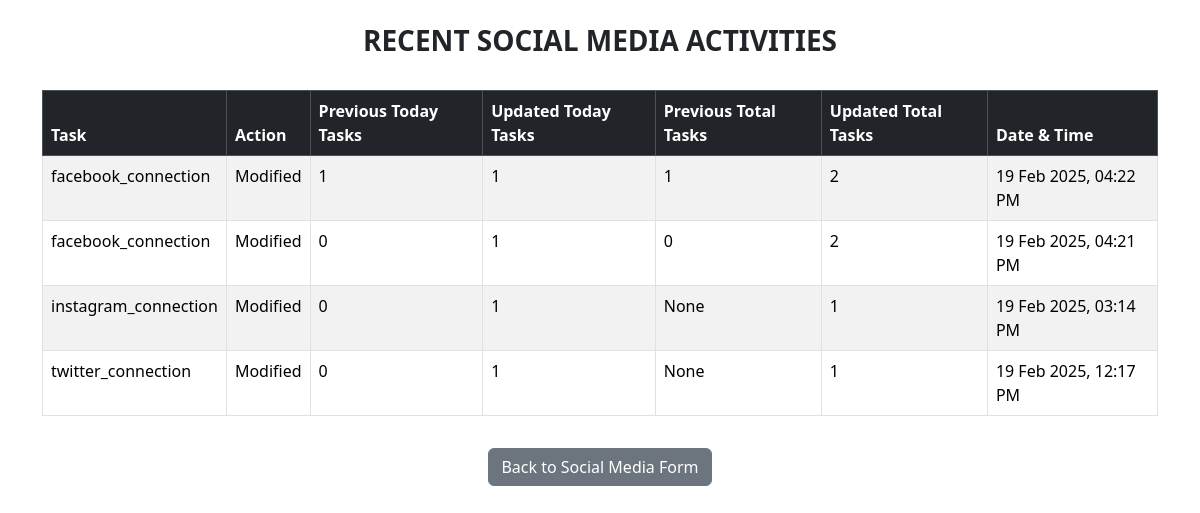
/social_activities/, run on the app's committed database.
### card_app/models.py (models this page shows, shortened)
class SocialmediaActivity(models.Model):
    task = models.ForeignKey(SocialmediaTable, on_delete=models.CASCADE)
    action = models.CharField(max_length=50)  # 'Added' or 'Updated'
    prev_today_tasks = models.IntegerField(null=True, blank=True, default=0)
    prev_total_tasks = models.IntegerField(null=True, blank=True)
    timestamp = models.DateTimeField(default=now)

class SocialmediaTable(models.Model):
    socialmedia_choices = [
        ('linkedin_connection', 'No. of connections acquired on LinkedIn'),
        ('twitter_connection', 'No. of connections acquired on Twitter'),
        ('instagram_connection', 'No. of connections acquired on Instagram'),
        ('facebook_connection', 'No. of connections acquired on Facebook'),
    ]
    socialmedia_tasks = models.CharField(max_length=200,choices=socialmedia_choices)
    today_tasks = models.IntegerField(default=0)
    total_tasks = models.IntegerField(default=0)
    timestamp = models.DateTimeField(auto_now_add=True)

### card_app/views.py (the view)
# urls.py: path('social_activities/', views.social_activities, name='social_activities'),
def social_activities(request):
    activities = SocialmediaActivity.objects.all().order_by('-timestamp')  # Fetch only logged activities
    return render(request, "card_app/social_activities.html", {"activities": activities})

### card_app/templates/card_app/social_activities.html (shortened to what this page needs)
{% load tz %}
<!DOCTYPE html>
<html lang="en">
<head>
    <link href="https://cdn.jsdelivr.net/npm/bootstrap@5.3.3/dist/css/bootstrap.min.css" rel="stylesheet">
</head>
<body>
<div class="container mt-4">
    <h3 class="text-center text-uppercase fw-bold">Recent Social Media Activities</h3>
    <div class="table-responsive">
        <table class="table table-striped table-bordered mt-4">
            <thead class="table-dark">
                <tr>
                    <th>Task</th>
                    <th>Action</th>
                    <th>Previous Today Tasks</th>
                    <th>Updated Today Tasks</th>
                    <th>Previous Total Tasks</th>
                    <th>Updated Total Tasks</th>
                    <th>Date & Time</th>
                </tr>
            </thead>
            <tbody>
                {% for activity in activities %}
                    <tr>
                        <td>{{ activity.task.socialmedia_tasks }}</td>
                        <td>{{ activity.action }}</td>
                        <td>{{ activity.prev_today_tasks }}</td>
                        <td>{{ activity.task.today_tasks }}</td>
                        <td>{{ activity.prev_total_tasks }}</td>
                        <td>{{ activity.task.total_tasks }}</td>
                        <td>{{ activity.timestamp|timezone:"Asia/Kolkata"|date:"d M Y, h:i A" }}</td>
                    </tr>
                {% empty %}
                    <tr><td colspan="7" class="text-center text-muted">No recent activities</td></tr>
                {% endfor %}
            </tbody>
        </table>
    </div>
    <div class="text-center mt-3">
        <a href="{% url 'card_app:social_form' %}" class="btn btn-secondary">Back to Social Media Form</a>
    </div>
</div>
</body>
</html>

### data on the page
SocialmediaActivity: task.socialmedia_tasks "facebook_connection", action "Modified", prev_today_tasks "1", task.today_tasks "1", prev_total_tasks "1", task.total_tasks "2", timestamp "19 Feb 2025, 04:22 PM"
SocialmediaActivity: task.socialmedia_tasks "facebook_connection", action "Modified", prev_today_tasks "0", task.today_tasks "1", prev_total_tasks "0", task.total_tasks "2", timestamp "19 Feb 2025, 04:21 PM"
SocialmediaActivity: task.socialmedia_tasks "instagram_connection", action "Modified", prev_today_tasks "0", task.today_tasks "1", prev_total_tasks "None", task.total_tasks "1", timestamp "19 Feb 2025, 03:14 PM"
SocialmediaActivity: task.socialmedia_tasks "twitter_connection", action "Modified", prev_today_tasks "0", task.today_tasks "1", prev_total_tasks "None", task.total_tasks "1", timestamp "19 Feb 2025, 12:17 PM"
